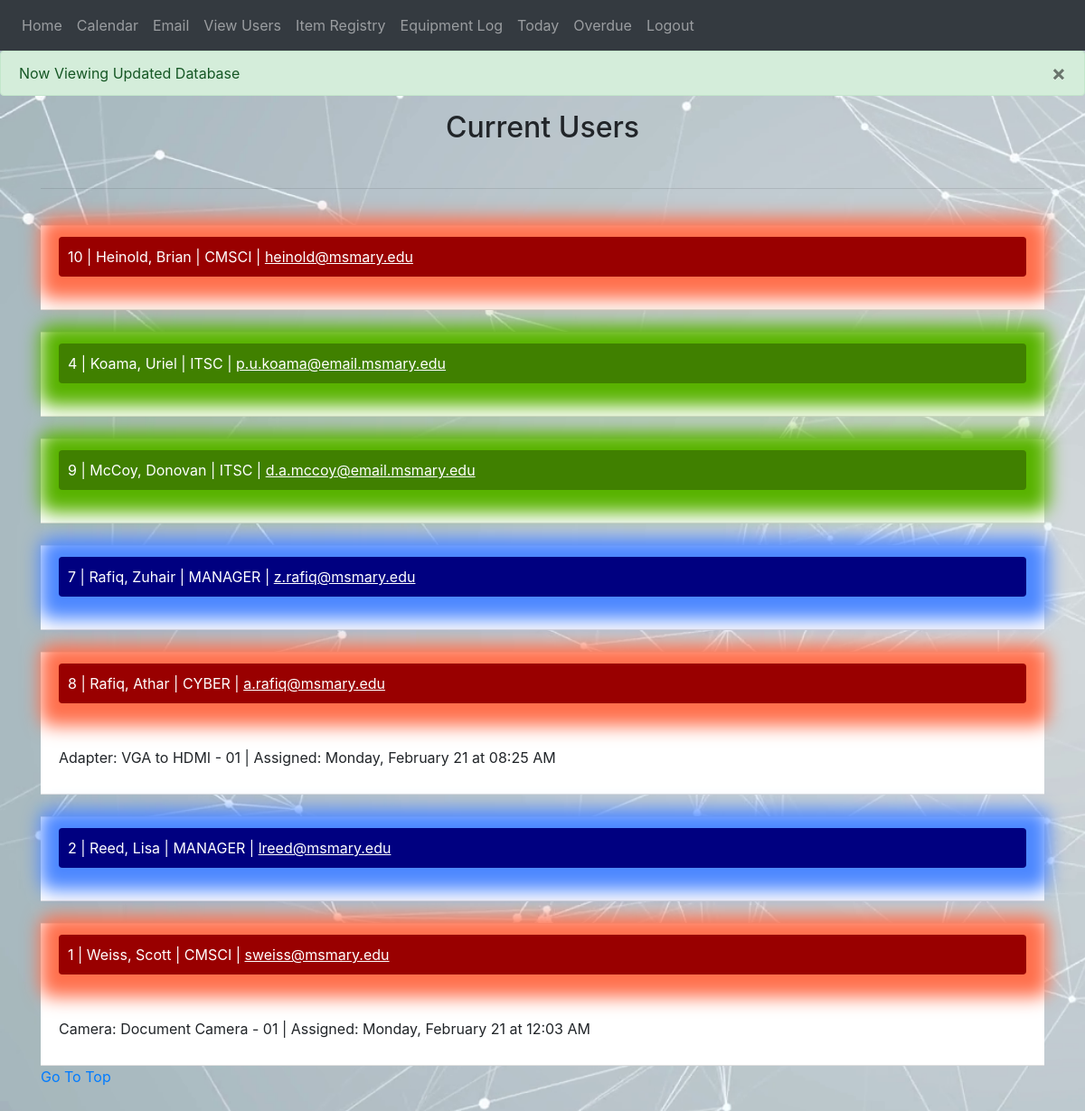
/tech/view_users (signed in), run on an earlier commit of the app's database.
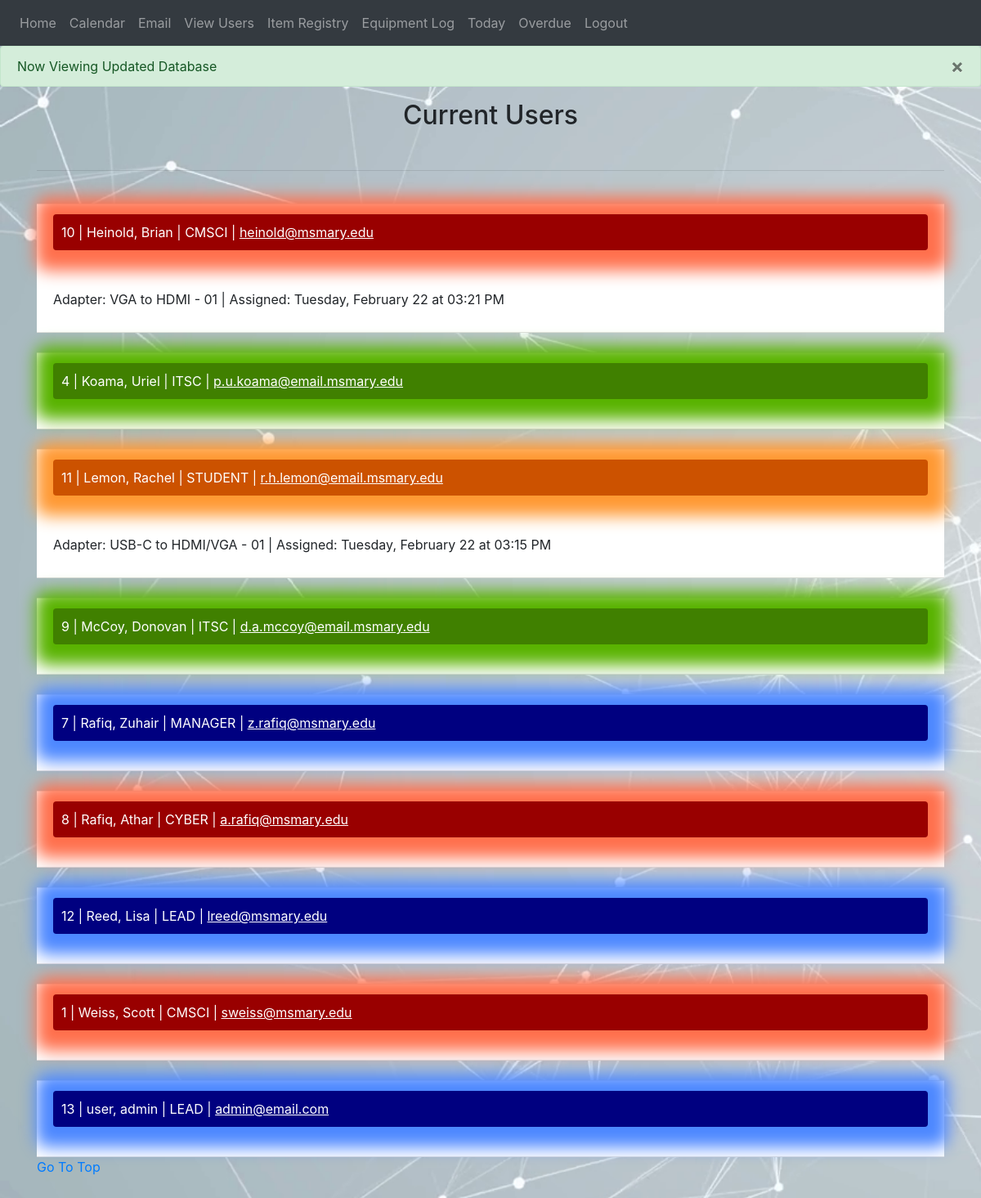
And on a later commit of the database.
### website/models.py (models this page shows)
class User(db.Model, UserMixin):
    id = db.Column(db.Integer, primary_key=True)
    email = db.Column(db.String(150), unique=True)
    password = db.Column(db.String(150))
    first_name = db.Column(db.String(75))
    last_name = db.Column(db.String(75))
    department = db.Column(db.String(150))
    tickets = db.relationship('Ticket')

class InventoryOut(db.Model):
    id = db.Column(db.Integer, primary_key=True)
    item_name = db.Column(db.String(150))
    item_type = db.Column(db.String(75))
    item_number = db.Column(db.Integer)
    dateOut = db.Column(db.DateTime, index=True, default=func.now())
    user_email = db.Column(db.String(150))
    returnDate = db.Column(db.DateTime, index=True, default=func.now())

### website/auth.py (the view)
@auth.route('/tech/view_users')
@login_required
def view_users():
    users = User.query.order_by(User.last_name).all()
    out = InventoryOut.query.order_by(InventoryOut.user_email.asc()).all()
    if current_user.department == 'MANAGER' or current_user.department == 'ITSC' or current_user.department == 'LEAD':
        flash('Now Viewing Updated Database', category='success')
        out = InventoryOut.query.order_by(InventoryOut.user_email.asc()).all()
        return render_template("view.html", user=current_user, users=users, out=out)
    else:
        flash('Access Restricted', category='error')
        return redirect(url_for('routes.home'))
    return render_template("view.html", user=current_user, users=users, out=out)

### website/__init__.py (called while the page is built)
def create_app():
    app = Flask(__name__)
    app.config['SECRET_KEY'] = 'hjshjhdjah kjshkjdhjs'
    app.config['SQLALCHEMY_DATABASE_URI'] = f'sqlite:///{DB_NAME}'
    app.config['SQLALCHEMY_TRACK_MODIFICATIONS'] = True
    db.init_app(app)
    from .routes import routes
    from .auth import auth
    app.register_blueprint(routes, url_prefix='/')
    app.register_blueprint(auth, url_prefix='/')
    from .models import User, Ticket
    create_database(app)
    login_manager = LoginManager()
    login_manager.login_view = 'auth.login'
    login_manager.init_app(app)
    @login_manager.user_loader
    def load_user(id):
        return User.query.get(int(id))
    return app

### website/templates/view.html (shortened to what this page needs)
{% extends "base.html" %} {% block title %}View Current Users{% endblock %} {% block content %}
<h2 align="center">Current Users</h2>
<br />
<hr />
<ul class="list-group list-group-flush" id="users">
  {% for data in users %}
  <br />
  <li class="list-group-item">
    {% if data.department == 'MANAGER' or data.department == 'LEAD' %}
    <div class="admin_users">
      {{ data.id }} | {{ data.last_name }}, {{ data.first_name }} | {{ data.department }} |
      <a href="mailto: {{data.email}}?subject=ITSC Notice TEST&body=This is a notice from Mount St. Mary's University
      Information Technology Student Center." style="color: white"><u>{{data.email}}</u></a>
    </div>
    <br />
    {% elif data.department == 'ITSC' %}
    <div class="itsc_users">
      {{ data.id }} | {{ data.last_name }}, {{ data.first_name }} | {{ data.department }} | <a href="mailto: {{data.email}}?subject=ITSC Notice TEST&body=This is a notice from Mount St. Mary's University Information Technology Student Center." style="color: white"><u>{{data.email}}</u></a>
    </div>
    <br />
    {% elif data.department == 'STUDENT' %}
    <div class="student_users">
      {{ data.id }} | {{ data.last_name }}, {{ data.first_name }} | {{ data.department }} |
      <a href="mailto: {{data.email}}?subject=ITSC Notice TEST&body=This is a notice from Mount St. Mary's University
      Information Technology Student Center." style="color: white"><u>{{data.email}}</u></a>
    </div>
    <br />
      {% for equipment in out %}
        {% if equipment.user_email == data.email %}
          <br/>
          <p>{{ equipment.item_type.replace('_', ' ') }}: {{ equipment.item_name.replace('_', ' ') }} - {% if equipment.item_number < 10 %}0{% endif %}{{ equipment.item_number }}
            | Assigned: {{ equipment.dateOut.strftime('%A, %B %d at %I:%M %p ') }}</p>
        {% endif %}
      {% endfor %}
    {% else %}
    <div class="faculty_users">
      {{ data.id }} | {{ data.last_name }}, {{ data.first_name }} | {{ data.department }} |
      <a href="mailto: {{data.email}}?subject=ITSC Notice TEST&body=This is a notice from Mount St. Mary's University
      Information Technology Student Center." style="color: white"><u>{{data.email}}</u></a>
      </div>
      <br />
      {% for equipment in out %}
        {% if equipment.user_email == data.email %}
          <br/>
          <p>{{ equipment.item_type.replace('_', ' ') }}: {{ equipment.item_name.replace('_', ' ') }} - {% if equipment.item_number < 10 %}0{% endif %}{{ equipment.item_number }}
            | Assigned: {{ equipment.dateOut.strftime('%A, %B %d at %I:%M %p ') }}</p>
        {% endif %}
      {% endfor %}
    {% endif %}
  </li>
  {% endfor %}
</ul>
<a href="/tech/view_users"> Go To Top</a>
{% endblock %}

### website/templates/base.html (shortened to what this page needs)
<!DOCTYPE html>
<html>
  <head>
    <link
      rel="stylesheet"
      href="https://stackpath.bootstrapcdn.com/bootstrap/4.4.1/css/bootstrap.min.css"
    />
    <link
      rel="stylesheet"
      href="https://stackpath.bootstrapcdn.com/font-awesome/4.7.0/css/font-awesome.min.css"
    />
  </head>
  <body>
    <nav class="navbar navbar-expand-lg navbar-dark bg-dark">
      <div class="collapse navbar-collapse" id="navbar">
        <div class="navbar-nav">
          {% if user.is_authenticated %}
          <a class="nav-item nav-link" id="home" href="/home">Home</a>
          <a class="nav-item nav-link" id="calendar" href="/calendar">Calendar</i></a>
          <a class="nav-item nav-link" id="email" href="/email">Email</a>
            {% if user.department == 'ITSC' or user.department == 'MANAGER' or user.department == 'LEAD' %}
              <a class="nav-item nav-link" id="view" href="/tech/view_users" target="_blank">View Users</a>
              <a class="nav-item nav-link" id="inventory" href="/tech/item_log">Item Registry</a>
              <a class="nav-item nav-link" id="v2" href="/tech/equipment_log">Equipment Log</a>
              <a class="nav-item nav-link" id="today" href="/tech/today">Today</a>
              <a class="nav-item nav-link" id="overdue" href="/tech/overdue">Overdue</a>
            {%endif%}
          <a class="nav-item nav-link" id="logout" href="/logout">Logout</a>
          {% else %}
          <a class="nav-item nav-link" id="login" href="/login">Login</a>
          {% endif %}
        </div>
      </div>
    </nav>
    {% with messages = get_flashed_messages(with_categories=true) %} {% if messages %}
    {% for category, message in messages %} {% if category == 'error' %}
    <div class="alert alert-danger alter-dismissable fade show" role="alert">
      {{ message }}
      <button type="button" class="close" data-dismiss="alert">
        <span aria-hidden="true">&times;</span>
      </button>
    </div>
    {% else %}
    <div class="alert alert-success alter-dismissable fade show" role="alert">
      {{ message }}
      <button type="button" class="close" data-dismiss="alert">
        <span aria-hidden="true">&times;</span>
      </button>
    </div>
    {% endif %}
    {% endfor %}
    {% endif %}
    {% endwith %}
    <div class="container">{% block content %} {% endblock %}</div>
  </body>
  <br />
  <br />
  <br />
</html>

What changed in the data, as far as the page shows it:
removed InventoryOut: item_type.replace "Adapter", item_name.replace "VGA to HDMI", shows "0", item_number "1", dateOut "Monday, February 21 at 08:25 AM", shown under User "Athar"
removed User: id "2", last_name "Reed", first_name "Lisa", department "MANAGER", email "lreed@msmary.edu"
removed InventoryOut: item_type.replace "Camera", item_name.replace "Document Camera", shows "0", item_number "1", dateOut "Monday, February 21 at 12:03 AM", shown under User "Weiss"
added InventoryOut: item_type.replace "Adapter", item_name.replace "VGA to HDMI", shows "0", item_number "1", dateOut "Tuesday, February 22 at 03:21 PM", shown under User "Heinold"
added User: id "11", last_name "Lemon", first_name "Rachel", department "STUDENT", email "r.h.lemon@email.msmary.edu"
added InventoryOut: item_type.replace "Adapter", item_name.replace "USB-C to HDMI/VGA", shows "0", item_number "1", dateOut "Tuesday, February 22 at 03:15 PM", shown under "11"
added User: id "12", last_name "Reed", first_name "Lisa", department "LEAD", email "lreed@msmary.edu"
added User: id "13", last_name "user", first_name "admin", department "LEAD", email "admin@email.com"
